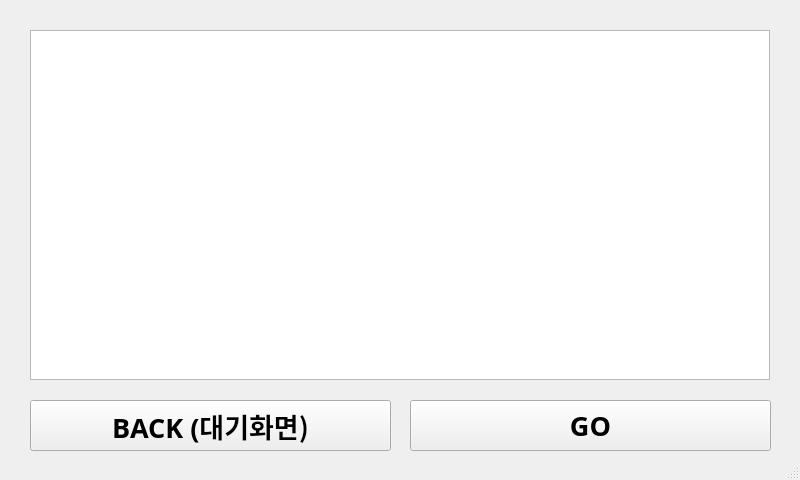
<?xml version="1.0" encoding="UTF-8"?>
<ui version="4.0">
 <class>MainWindow</class>
 <widget class="QMainWindow" name="MainWindow">
  <property name="geometry">
   <rect>
    <x>0</x>
    <y>0</y>
    <width>800</width>
    <height>480</height>
   </rect>
  </property>
  <property name="maximumSize">
   <size>
    <width>800</width>
    <height>480</height>
   </size>
  </property>
  <property name="cursor">
   <cursorShape>CrossCursor</cursorShape>
  </property>
  <property name="windowTitle">
   <string>MainWindow</string>
  </property>
  <widget class="QWidget" name="centralwidget">
   <widget class="QPushButton" name="GObtn">
    <property name="geometry">
     <rect>
      <x>410</x>
      <y>400</y>
      <width>361</width>
      <height>51</height>
     </rect>
    </property>
    <property name="font">
     <font>
      <family>HU담은고딕 160</family>
      <pointsize>20</pointsize>
      <weight>75</weight>
      <bold>true</bold>
     </font>
    </property>
    <property name="text">
     <string>GO</string>
    </property>
   </widget>
   <widget class="QPushButton" name="BACKbtn">
    <property name="geometry">
     <rect>
      <x>30</x>
      <y>400</y>
      <width>361</width>
      <height>51</height>
     </rect>
    </property>
    <property name="font">
     <font>
      <family>HU담은고딕 160</family>
      <pointsize>20</pointsize>
      <weight>75</weight>
      <bold>true</bold>
     </font>
    </property>
    <property name="text">
     <string>BACK (대기화면)</string>
    </property>
   </widget>
   <widget class="QTableWidget" name="goodstableWidget">
    <property name="geometry">
     <rect>
      <x>30</x>
      <y>30</y>
      <width>740</width>
      <height>350</height>
     </rect>
    </property>
    <property name="font">
     <font>
      <pointsize>20</pointsize>
      <weight>75</weight>
      <bold>true</bold>
     </font>
    </property>
    <property name="cursor" stdset="0">
     <cursorShape>CrossCursor</cursorShape>
    </property>
    <property name="autoFillBackground">
     <bool>false</bool>
    </property>
    <property name="editTriggers">
     <set>QAbstractItemView::NoEditTriggers</set>
    </property>
    <property name="dragDropOverwriteMode">
     <bool>false</bool>
    </property>
    <property name="rowCount">
     <number>0</number>
    </property>
    <property name="columnCount">
     <number>4</number>
    </property>
    <attribute name="horizontalHeaderVisible">
     <bool>false</bool>
    </attribute>
    <attribute name="horizontalHeaderDefaultSectionSize">
     <number>100</number>
    </attribute>
    <attribute name="horizontalHeaderShowSortIndicator" stdset="0">
     <bool>false</bool>
    </attribute>
    <attribute name="horizontalHeaderStretchLastSection">
     <bool>true</bool>
    </attribute>
    <attribute name="verticalHeaderDefaultSectionSize">
     <number>100</number>
    </attribute>
    <attribute name="verticalHeaderShowSortIndicator" stdset="0">
     <bool>false</bool>
    </attribute>
    <column/>
    <column/>
    <column/>
    <column/>
   </widget>
  </widget>
  <widget class="QStatusBar" name="statusbar">
   <property name="cursor">
    <cursorShape>UpArrowCursor</cursorShape>
   </property>
  </widget>
 </widget>
 <resources/>
 <connections/>
</ui>
